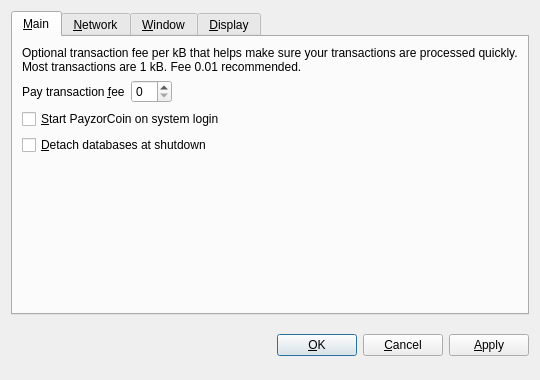
<?xml version="1.0" encoding="UTF-8"?>
<ui version="4.0">
 <class>OptionsDialog</class>
 <widget class="QDialog" name="OptionsDialog">
  <property name="geometry">
   <rect>
    <x>0</x>
    <y>0</y>
    <width>540</width>
    <height>380</height>
   </rect>
  </property>
  <property name="windowTitle">
   <string>Options</string>
  </property>
  <property name="modal">
   <bool>true</bool>
  </property>
  <layout class="QVBoxLayout" name="verticalLayout">
   <item>
    <widget class="QTabWidget" name="tabWidget">
     <property name="tabPosition">
      <enum>QTabWidget::North</enum>
     </property>
     <property name="currentIndex">
      <number>0</number>
     </property>
     <widget class="QWidget" name="tabMain">
      <attribute name="title">
       <string>&amp;Main</string>
      </attribute>
      <layout class="QVBoxLayout" name="verticalLayout_Main">
       <item>
        <widget class="QLabel" name="transactionFeeInfoLabel">
         <property name="text">
          <string>Optional transaction fee per kB that helps make sure your transactions are processed quickly. Most transactions are 1 kB. Fee 0.01 recommended.</string>
         </property>
         <property name="textFormat">
          <enum>Qt::PlainText</enum>
         </property>
         <property name="wordWrap">
          <bool>true</bool>
         </property>
        </widget>
       </item>
       <item>
        <layout class="QHBoxLayout" name="horizontalLayout_Main">
         <item>
          <widget class="QLabel" name="transactionFeeLabel">
           <property name="text">
            <string>Pay transaction &amp;fee</string>
           </property>
           <property name="textFormat">
            <enum>Qt::PlainText</enum>
           </property>
           <property name="buddy">
            <cstring>transactionFee</cstring>
           </property>
          </widget>
         </item>
         <item>
          <widget class="BitcoinAmountField" name="transactionFee"/>
         </item>
         <item>
          <spacer name="horizontalSpacer_Main">
           <property name="orientation">
            <enum>Qt::Horizontal</enum>
           </property>
           <property name="sizeHint" stdset="0">
            <size>
             <width>40</width>
             <height>20</height>
            </size>
           </property>
          </spacer>
         </item>
        </layout>
       </item>
       <item>
        <widget class="QCheckBox" name="bitcoinAtStartup">
         <property name="toolTip">
          <string>Automatically start PayzorCoin after logging in to the system.</string>
         </property>
         <property name="text">
          <string>&amp;Start PayzorCoin on system login</string>
         </property>
        </widget>
       </item>
       <item>
        <widget class="QCheckBox" name="detachDatabases">
         <property name="toolTip">
          <string>Detach block and address databases at shutdown. This means they can be moved to another data directory, but it slows down shutdown. The wallet is always detached.</string>
         </property>
         <property name="text">
          <string>&amp;Detach databases at shutdown</string>
         </property>
        </widget>
       </item>
       <item>
        <spacer name="verticalSpacer_Main">
         <property name="orientation">
          <enum>Qt::Vertical</enum>
         </property>
         <property name="sizeHint" stdset="0">
          <size>
           <width>20</width>
           <height>40</height>
          </size>
         </property>
        </spacer>
       </item>
      </layout>
     </widget>
     <widget class="QWidget" name="tabNetwork">
      <attribute name="title">
       <string>&amp;Network</string>
      </attribute>
      <layout class="QVBoxLayout" name="verticalLayout_Network">
       <item>
        <widget class="QCheckBox" name="mapPortUpnp">
         <property name="toolTip">
          <string>Automatically open the PayzorCoin client port on the router. This only works when your router supports UPnP and it is enabled.</string>
         </property>
         <property name="text">
          <string>Map port using &amp;UPnP</string>
         </property>
        </widget>
       </item>
       <item>
        <widget class="QCheckBox" name="connectSocks">
         <property name="toolTip">
          <string>Connect to the PayzorCoin network through a SOCKS proxy (e.g. when connecting through Tor).</string>
         </property>
         <property name="text">
          <string>&amp;Connect through SOCKS proxy:</string>
         </property>
        </widget>
       </item>
       <item>
        <layout class="QHBoxLayout" name="horizontalLayout_Network">
         <item>
          <widget class="QLabel" name="proxyIpLabel">
           <property name="text">
            <string>Proxy &amp;IP:</string>
           </property>
           <property name="textFormat">
            <enum>Qt::PlainText</enum>
           </property>
           <property name="buddy">
            <cstring>proxyIp</cstring>
           </property>
          </widget>
         </item>
         <item>
          <widget class="QValidatedLineEdit" name="proxyIp">
           <property name="maximumSize">
            <size>
             <width>140</width>
             <height>16777215</height>
            </size>
           </property>
           <property name="toolTip">
            <string>IP address of the proxy (e.g. 127.0.0.1)</string>
           </property>
          </widget>
         </item>
         <item>
          <widget class="QLabel" name="proxyPortLabel">
           <property name="text">
            <string>&amp;Port:</string>
           </property>
           <property name="textFormat">
            <enum>Qt::PlainText</enum>
           </property>
           <property name="buddy">
            <cstring>proxyPort</cstring>
           </property>
          </widget>
         </item>
         <item>
          <widget class="QLineEdit" name="proxyPort">
           <property name="maximumSize">
            <size>
             <width>55</width>
             <height>16777215</height>
            </size>
           </property>
           <property name="toolTip">
            <string>Port of the proxy (e.g. 9050)</string>
           </property>
          </widget>
         </item>
         <item>
          <widget class="QLabel" name="socksVersionLabel">
           <property name="text">
            <string>SOCKS &amp;Version:</string>
           </property>
           <property name="textFormat">
            <enum>Qt::PlainText</enum>
           </property>
           <property name="buddy">
            <cstring>socksVersion</cstring>
           </property>
          </widget>
         </item>
         <item>
          <widget class="QValueComboBox" name="socksVersion">
           <property name="toolTip">
            <string>SOCKS version of the proxy (e.g. 5)</string>
           </property>
          </widget>
         </item>
         <item>
          <spacer name="horizontalSpacer_Network">
           <property name="orientation">
            <enum>Qt::Horizontal</enum>
           </property>
           <property name="sizeHint" stdset="0">
            <size>
             <width>40</width>
             <height>20</height>
            </size>
           </property>
          </spacer>
         </item>
        </layout>
       </item>
       <item>
        <spacer name="verticalSpacer_Network">
         <property name="orientation">
          <enum>Qt::Vertical</enum>
         </property>
         <property name="sizeHint" stdset="0">
          <size>
           <width>20</width>
           <height>40</height>
          </size>
         </property>
        </spacer>
       </item>
      </layout>
     </widget>
     <widget class="QWidget" name="tabWindow">
      <attribute name="title">
       <string>&amp;Window</string>
      </attribute>
      <layout class="QVBoxLayout" name="verticalLayout_Window">
       <item>
        <widget class="QCheckBox" name="minimizeToTray">
         <property name="toolTip">
          <string>Show only a tray icon after minimizing the window.</string>
         </property>
         <property name="text">
          <string>&amp;Minimize to the tray instead of the taskbar</string>
         </property>
        </widget>
       </item>
       <item>
        <widget class="QCheckBox" name="minimizeOnClose">
         <property name="toolTip">
          <string>Minimize instead of exit the application when the window is closed. When this option is enabled, the application will be closed only after selecting Quit in the menu.</string>
         </property>
         <property name="text">
          <string>M&amp;inimize on close</string>
         </property>
        </widget>
       </item>
       <item>
        <spacer name="verticalSpacer_Window">
         <property name="orientation">
          <enum>Qt::Vertical</enum>
         </property>
         <property name="sizeHint" stdset="0">
          <size>
           <width>20</width>
           <height>40</height>
          </size>
         </property>
        </spacer>
       </item>
      </layout>
     </widget>
     <widget class="QWidget" name="tabDisplay">
      <attribute name="title">
       <string>&amp;Display</string>
      </attribute>
      <layout class="QVBoxLayout" name="verticalLayout_Display">
       <item>
        <layout class="QHBoxLayout" name="horizontalLayout_1_Display">
         <item>
          <widget class="QLabel" name="langLabel">
           <property name="text">
            <string>User Interface &amp;language:</string>
           </property>
           <property name="textFormat">
            <enum>Qt::PlainText</enum>
           </property>
           <property name="buddy">
            <cstring>lang</cstring>
           </property>
          </widget>
         </item>
         <item>
          <widget class="QValueComboBox" name="lang">
           <property name="toolTip">
            <string>The user interface language can be set here. This setting will take effect after restarting PayzorCoin.</string>
           </property>
          </widget>
         </item>
        </layout>
       </item>
       <item>
        <layout class="QHBoxLayout" name="horizontalLayout_2_Display">
         <item>
          <widget class="QLabel" name="unitLabel">
           <property name="text">
            <string>&amp;Unit to show amounts in:</string>
           </property>
           <property name="textFormat">
            <enum>Qt::PlainText</enum>
           </property>
           <property name="buddy">
            <cstring>unit</cstring>
           </property>
          </widget>
         </item>
         <item>
          <widget class="QValueComboBox" name="unit">
           <property name="toolTip">
            <string>Choose the default subdivision unit to show in the interface and when sending coins.</string>
           </property>
          </widget>
         </item>
        </layout>
       </item>
       <item>
        <widget class="QCheckBox" name="displayAddresses">
         <property name="toolTip">
          <string>Whether to show PayzorCoin addresses in the transaction list or not.</string>
         </property>
         <property name="text">
          <string>&amp;Display addresses in transaction list</string>
         </property>
        </widget>
       </item>
       <item>
        <widget class="QCheckBox" name="coinControlFeatures">
         <property name="toolTip">
          <string>Whether to show coin control features or not.</string>
         </property>
         <property name="text">
          <string>Display coin &amp;control features (experts only!)</string>
         </property>
        </widget>
       </item>
       <item>
        <spacer name="verticalSpacer_Display">
         <property name="orientation">
          <enum>Qt::Vertical</enum>
         </property>
         <property name="sizeHint" stdset="0">
          <size>
           <width>20</width>
           <height>40</height>
          </size>
         </property>
        </spacer>
       </item>
      </layout>
     </widget>
    </widget>
   </item>
   <item>
    <layout class="QHBoxLayout" name="horizontalLayout_Buttons">
     <item>
      <spacer name="horizontalSpacer_1">
       <property name="orientation">
        <enum>Qt::Horizontal</enum>
       </property>
       <property name="sizeHint" stdset="0">
        <size>
         <width>40</width>
         <height>48</height>
        </size>
       </property>
      </spacer>
     </item>
     <item>
      <widget class="QLabel" name="statusLabel">
       <property name="font">
        <font>
         <weight>75</weight>
         <bold>true</bold>
        </font>
       </property>
       <property name="text">
        <string/>
       </property>
       <property name="textFormat">
        <enum>Qt::PlainText</enum>
       </property>
       <property name="wordWrap">
        <bool>true</bool>
       </property>
      </widget>
     </item>
     <item>
      <spacer name="horizontalSpacer_2">
       <property name="orientation">
        <enum>Qt::Horizontal</enum>
       </property>
       <property name="sizeHint" stdset="0">
        <size>
         <width>40</width>
         <height>48</height>
        </size>
       </property>
      </spacer>
     </item>
     <item>
      <widget class="QPushButton" name="okButton">
       <property name="text">
        <string>&amp;OK</string>
       </property>
      </widget>
     </item>
     <item>
      <widget class="QPushButton" name="cancelButton">
       <property name="text">
        <string>&amp;Cancel</string>
       </property>
       <property name="autoDefault">
        <bool>false</bool>
       </property>
      </widget>
     </item>
     <item>
      <widget class="QPushButton" name="applyButton">
       <property name="text">
        <string>&amp;Apply</string>
       </property>
       <property name="autoDefault">
        <bool>false</bool>
       </property>
      </widget>
     </item>
    </layout>
   </item>
  </layout>
 </widget>
 <customwidgets>
  <customwidget>
   <class>BitcoinAmountField</class>
   <extends>QSpinBox</extends>
   <header>bitcoinamountfield.h</header>
  </customwidget>
  <customwidget>
   <class>QValueComboBox</class>
   <extends>QComboBox</extends>
   <header>qvaluecombobox.h</header>
  </customwidget>
  <customwidget>
   <class>QValidatedLineEdit</class>
   <extends>QLineEdit</extends>
   <header>qvalidatedlineedit.h</header>
  </customwidget>
 </customwidgets>
 <resources/>
 <connections/>
</ui>
